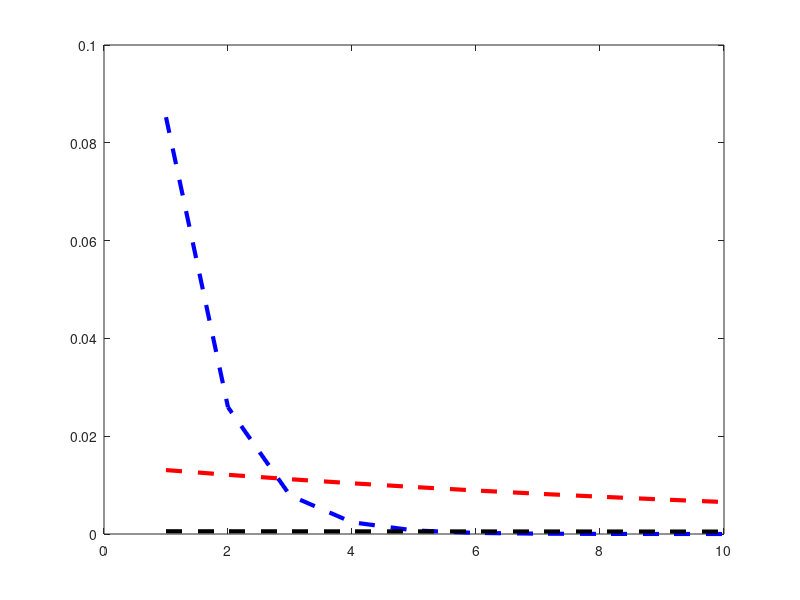

Here is the MATLAB script that generated this plot:
% CLM model from Yuchen
% JLD 9/17/2015
%
% Parameter values
clear;
% Glucose
Alg = 0.35;
As1g = 0.21;
As2g = 1-Alg-As1g;
Klg = 1.19;
Ks1g = 0.07;
Ks2g = 0.0002;
Fs1g = As1g/(1-Alg);
% Cellulose
Alc = 0.42;
As1c = 0.3;
As2c = 1-Alc-As1c;
Klc = 0.077;
Ks1c = 0.0145;
Ks2c = 0.0003;
Fs1c = As1c/(1-Alc);
% Lignin
All = 0.2;
As1l = 0.39;
As2l = 1-All-As1l;
Kll = 0.0141;
Ks1l = 0.0014;
Ks2l = 0.0001;
Fs1l = As1l/(1-All);
% timestepping
t = [1:1:10];
%
% function for Glucose
for n = 1:length(t)
  g(n) = Alg*exp(-Klg*(n))+As1g*exp(-Ks1g*(n))+As2g*exp(-Ks2g*(n));
  flg(n) = Alg*exp(-Klg*(n-1))*(1-exp(-Klg))*Alg;
  fs1g(n) = As1g*exp(-Ks1g*(n-1))*(1-exp(-Ks1g))*Fs1g;
  fs2g(n) = As2g*exp(-Ks2g*(n-1))*(1-exp(-Ks2g))*Ks2g;
end
% function for Cellulose
for n = 1:length(t)
  c(n) = Alc*exp(-Klc*(n))+As1c*exp(-Ks1c*(n))+As2c*exp(-Ks2c*(n));
  flc(n) = Alc*exp(-Klc*(n-1))*(1-exp(-Klc))*Alc;
  fs1c(n) = As1c*exp(-Ks1c*(n-1))*(1-exp(-Ks1c))*Fs1c;
  fs2c(n) = As2c*exp(-Ks2c*(n-1))*(1-exp(-Ks2c))*Ks2c;
end
% function for Lignin
for n = 1:length(t)
  l(n) = All*exp(-Kll*(n))+As1l*exp(-Ks1l*(n))+As2l*exp(-Ks2l*(n));
  fll(n) = All*exp(-Kll*(n-1))*(1-exp(-Kll))*All;
  fs1l(n) = As1l*exp(-Ks1l*(n-1))*(1-exp(-Ks1l))*Fs1l;
  fs2l(n) = As2l*exp(-Ks2l*(n-1))*(1-exp(-Ks2l))*Ks2l;
end
%
% take a look
figure(1)
set(gcf,'color','white');
set(gca,'FontSize',18);
%plot(t,g,'b-','LineWidth',3); hold on;
%plot(t,c,'r-','LineWidth',3); 
%plot(t,l,'k-','LineWidth',3); 
plot(t,flg,'b--','LineWidth',3);hold on;
plot(t,flc,'r--','LineWidth',3);
plot(t,fll,'k--','LineWidth',3);
